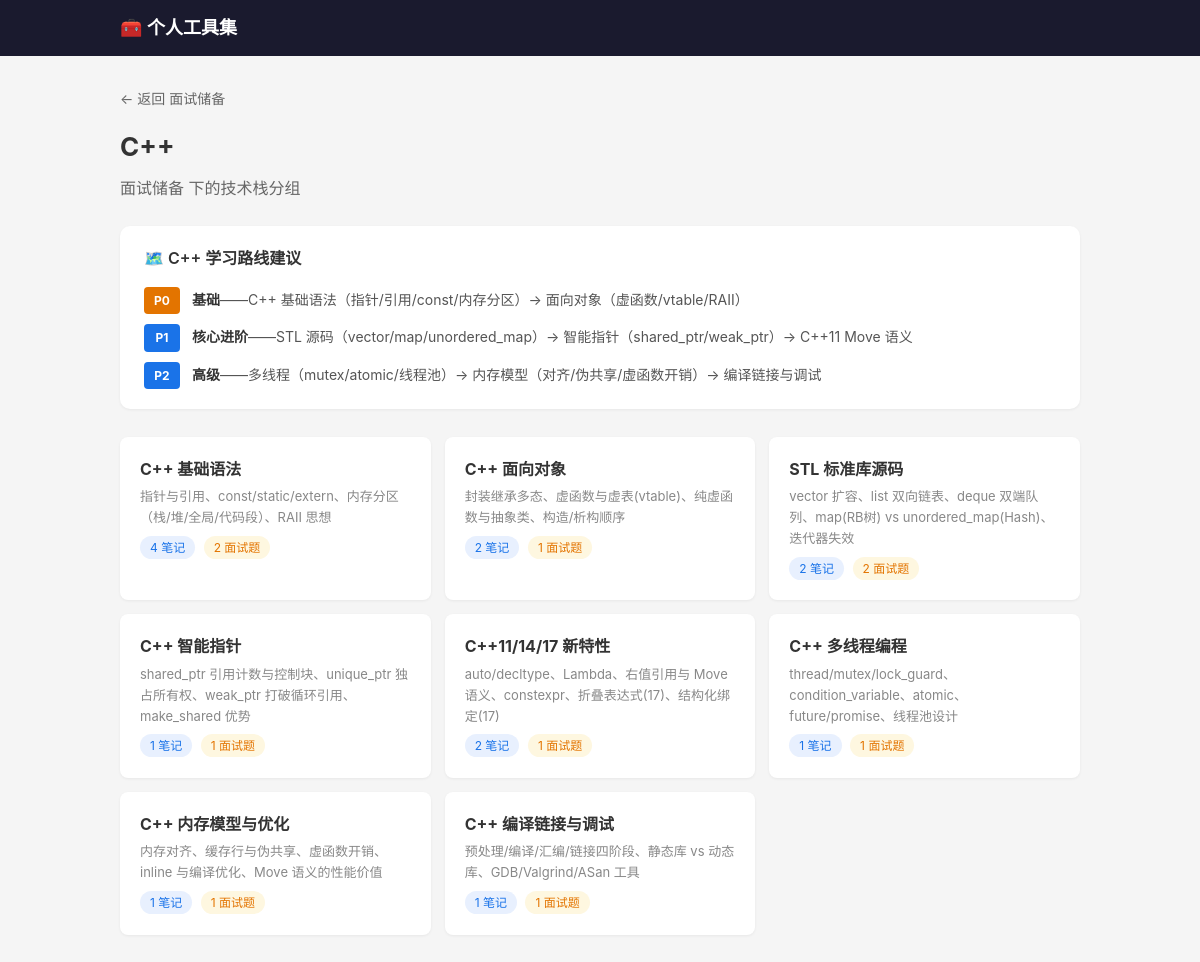
The app's page /skillset/tool/1/group/C++ with its own data.
### tables this page shows
CREATE TABLE tool (
            id INTEGER PRIMARY KEY AUTOINCREMENT,
            name TEXT NOT NULL UNIQUE,
            description TEXT DEFAULT '',
            created_at TIMESTAMP DEFAULT CURRENT_TIMESTAMP
        );

CREATE TABLE stack (
            id INTEGER PRIMARY KEY AUTOINCREMENT,
            tool_id INTEGER NOT NULL,
            name TEXT NOT NULL,
            description TEXT DEFAULT '',
            sort_order INTEGER DEFAULT 0,
            is_deprecated INTEGER DEFAULT 0,
            created_at TIMESTAMP DEFAULT CURRENT_TIMESTAMP, group_name TEXT DEFAULT '',
            FOREIGN KEY (tool_id) REFERENCES tool(id) ON DELETE CASCADE,
            UNIQUE(tool_id, name)
        );

### tools/skillset/routes.py (the view)
@bp.route("/tool/<int:tool_id>/group/<group_name>")
def group_detail(tool_id, group_name):
    tool = Tool.get_by_id(tool_id)
    if not tool:
        return "工具不存在", 404
    stacks = Stack.get_by_tool(tool_id, group_name)
    if not stacks:
        return "分组不存在", 404
    stack_list = []
    for s in stacks:
        sd = dict(s)
        sd["entry_count"] = Stack.entry_count(s["id"], "note")
        sd["interview_count"] = Stack.entry_count(s["id"], "interview")
        stack_list.append(sd)
    return render_template("group_detail.html", tool=tool, group_name=group_name, stacks=stack_list)

### db.py (called while the page is built)
def get_db():
    conn = sqlite3.connect(str(DB_PATH))
    conn.row_factory = sqlite3.Row
    conn.execute("PRAGMA foreign_keys = ON")
    return conn

### tools/skillset/models.py (called while the page is built)
    @staticmethod
    def get_by_id(tool_id):
        db = get_db()
        return db.execute("SELECT * FROM tool WHERE id = ?", (tool_id,)).fetchone()

    @staticmethod
    def get_by_tool(tool_id, group_name=None):
        db = get_db()
        if group_name:
            return db.execute(
                "SELECT * FROM stack WHERE tool_id = ? AND group_name = ? ORDER BY sort_order, id",
                (tool_id, group_name),
            ).fetchall()
        return db.execute(
            "SELECT * FROM stack WHERE tool_id = ? ORDER BY sort_order, id",
            (tool_id,),
        ).fetchall()

    @staticmethod
    def entry_count(stack_id, entry_type=None):
        db = get_db()
        if entry_type:
            row = db.execute(
                "SELECT COUNT(*) as cnt FROM entry WHERE stack_id = ? AND entry_type = ?",
                (stack_id, entry_type),
            ).fetchone()
        else:
            row = db.execute(
                "SELECT COUNT(*) as cnt FROM entry WHERE stack_id = ?", (stack_id,)
            ).fetchone()
        return row["cnt"]

### templates/skillset/group_detail.html (shortened to what this page needs)
{% extends "base.html" %}
{% block content %}
<div class="container">
    <a href="{{ url_for('.tool_detail', tool_id=tool.id) }}" class="back-link">← 返回 {{ tool.name }}</a>
    <h1>{{ group_name }}</h1>
    <p class="desc">{{ tool.name }} 下的技术栈分组</p>
    {% if group_name == 'Spring Cloud' %}
    <details class="roadmap" open>
        <summary class="roadmap-title">🗺️ Spring Cloud 学习路线建议</summary>
        <div class="roadmap-phases">
            <div class="phase"><div class="phase-num phase-num-p0">P0</div><div class="phase-body"><strong>前置基础</strong>——Spring Boot（自动配置、起步依赖、Actuator），不先掌握无法理解 Spring Cloud</div></div>
            <div class="phase"><div class="phase-num">P1</div><div class="phase-body"><strong>基础入门</strong>——Nacos 服务发现 → OpenFeign 远程调用 → LoadBalancer 负载均衡</div></div>
            <div class="phase"><div class="phase-num">P2</div><div class="phase-body"><strong>高可用与容错</strong>——Sentinel 流量控制 → Resilience4j 熔断 → Circuit Breaker 抽象</div></div>
            <div class="phase"><div class="phase-num">P3</div><div class="phase-body"><strong>网关与配置</strong>——Gateway 网关 → Config 配置中心 → Bus 动态刷新</div></div>
            <div class="phase"><div class="phase-num">P4</div><div class="phase-body"><strong>消息与可观测性</strong>——Stream 消息驱动 → SkyWalking APM → Micrometer Tracing</div></div>
            <div class="phase"><div class="phase-num">P5</div><div class="phase-body"><strong>高级主题</strong>——Seata 分布式事务 → MyBatis-Plus → K8s → Admin → Contract</div></div>
        </div>
    </details>
    {% elif group_name == 'C++' %}
    <details class="roadmap" open>
        <summary class="roadmap-title">🗺️ C++ 学习路线建议</summary>
        <div class="roadmap-phases">
            <div class="phase"><div class="phase-num phase-num-p0">P0</div><div class="phase-body"><strong>基础</strong>——C++ 基础语法（指针/引用/const/内存分区）→ 面向对象（虚函数/vtable/RAII）</div></div>
            <div class="phase"><div class="phase-num">P1</div><div class="phase-body"><strong>核心进阶</strong>——STL 源码（vector/map/unordered_map）→ 智能指针（shared_ptr/weak_ptr）→ C++11 Move 语义</div></div>
            <div class="phase"><div class="phase-num">P2</div><div class="phase-body"><strong>高级</strong>——多线程（mutex/atomic/线程池）→ 内存模型（对齐/伪共享/虚函数开销）→ 编译链接与调试</div></div>
        </div>
    </details>
    {% endif %}
    {% if stacks %}
    <div class="stack-grid">
        {% for s in stacks %}
        <a href="{{ url_for('.stack_detail', stack_id=s.id) }}" class="stack-card {% if s.is_deprecated %}deprecated{% endif %}">
            <h3>
                {{ s.name }}
            </h3>
            {% if s.description %}<p>{{ s.description }}</p>{% endif %}
            <span class="badge">{{ s.entry_count }} 笔记</span>
            {% if s.interview_count %}<span class="badge badge-interview">{{ s.interview_count }} 面试题</span>{% endif %}
        </a>
        {% endfor %}
    </div>
    {% else %}
    <p class="empty">暂无技术栈</p>
    {% endif %}
</div>
{% endblock %}

### templates/base.html (shortened to what this page needs)
<!DOCTYPE html>
<html lang="zh-CN">
<head>
    <link rel="stylesheet" href="{{ url_for('static', filename='style.css') }}">
</head>
<body>
    <nav class="nav">
        <div class="nav-inner">
            <a href="/" class="nav-brand">🧰 个人工具集</a>
        </div>
    </nav>
    <main class="main">
        {% block content %}{% endblock %}
    </main>
</body>
</html>

### static/style.css (style rules this page uses)
* { margin: 0; padding: 0; box-sizing: border-box; }
body { font-family: -apple-system, BlinkMacSystemFont, "Segoe UI", Roboto, sans-serif; background: #f5f5f5; color: #333; line-height: 1.6; }
.nav { background: #1a1a2e; color: #fff; padding: 0 20px; }
.nav-inner { max-width: 960px; margin: 0 auto; display: flex; align-items: center; height: 56px; }
.nav-brand { font-size: 18px; font-weight: 600; color: #fff; text-decoration: none; }
.main { min-height: calc(100vh - 56px); padding: 30px 20px; }
.container { max-width: 960px; margin: 0 auto; }
h1 { font-size: 26px; margin-bottom: 8px; }
.desc { color: #666; margin-bottom: 24px; }
.back-link { display: inline-block; color: #666; text-decoration: none; margin-bottom: 16px; font-size: 14px; }
.stack-grid { display: grid; grid-template-columns: repeat(auto-fill, minmax(260px, 1fr)); gap: 14px; }
.stack-card { display: block; padding: 20px; background: #fff; border-radius: 8px; text-decoration: none; color: #333; box-shadow: 0 1px 3px rgba(0,0,0,.06); transition: box-shadow .2s; }
.stack-card h3 { font-size: 16px; }
.stack-card p { color: #888; font-size: 13px; margin-top: 4px; }
.badge { display: inline-block; background: #e8f0fe; color: #1a73e8; padding: 2px 10px; border-radius: 12px; font-size: 12px; margin-top: 8px; }
.roadmap { background: #fff; border-radius: 10px; padding: 20px 24px; margin-bottom: 28px; box-shadow: 0 1px 3px rgba(0,0,0,.06); cursor: default; }
.roadmap-title { font-size: 16px; font-weight: 600; cursor: pointer; list-style: none; }
.roadmap-phases { display: flex; flex-direction: column; gap: 10px; margin-top: 16px; }
.phase { display: flex; gap: 12px; align-items: flex-start; }
.phase-num { background: #1a73e8; color: #fff; padding: 4px 10px; border-radius: 4px; font-size: 12px; font-weight: 700; flex-shrink: 0; min-width: 36px; text-align: center; }
.phase-num-p0 { background: #e37400; }
.phase-body { font-size: 14px; color: #555; padding-top: 2px; }
.phase-body strong { color: #333; }
.badge-interview { display: inline-block; background: #fef7e0; color: #e37400; padding: 2px 10px; border-radius: 12px; font-size: 12px; margin-top: 8px; margin-left: 4px; }

### records on screen
tool: name "面试储备"
stack: name "C++ 基础语法", description "指针与引用、const/static/extern、内存分区（栈/堆/全局/代码段）、RAII 思想", entry_count "4", interview_count "2"
stack: name "C++ 面向对象", description "封装继承多态、虚函数与虚表(vtable)、纯虚函数与抽象类、构造/析构顺序", entry_count "2", interview_count "1"
stack: name "STL 标准库源码", description "vector 扩容、list 双向链表、deque 双端队列、map(RB树) vs unordered_map(Hash)、迭代器失效", entry_count "2", interview_count "2"
stack: name "C++ 智能指针", description "shared_ptr 引用计数与控制块、unique_ptr 独占所有权、weak_ptr 打破循环引用、make_shared 优势", entry_count "1", interview_count "1"
stack: name "C++11/14/17 新特性", description "auto/decltype、Lambda、右值引用与 Move 语义、constexpr、折叠表达式(17)、结构化绑定(17)", entry_count "2", interview_count "1"
stack: name "C++ 多线程编程", description "thread/mutex/lock_guard、condition_variable、atomic、future/promise、线程池设计", entry_count "1", interview_count "1"
stack: name "C++ 内存模型与优化", description "内存对齐、缓存行与伪共享、虚函数开销、inline 与编译优化、Move 语义的性能价值", entry_count "1", interview_count "1"
stack: name "C++ 编译链接与调试", description "预处理/编译/汇编/链接四阶段、静态库 vs 动态库、GDB/Valgrind/ASan 工具", entry_count "1", interview_count "1"

### other values on screen
{{ group_name }} "C++"
